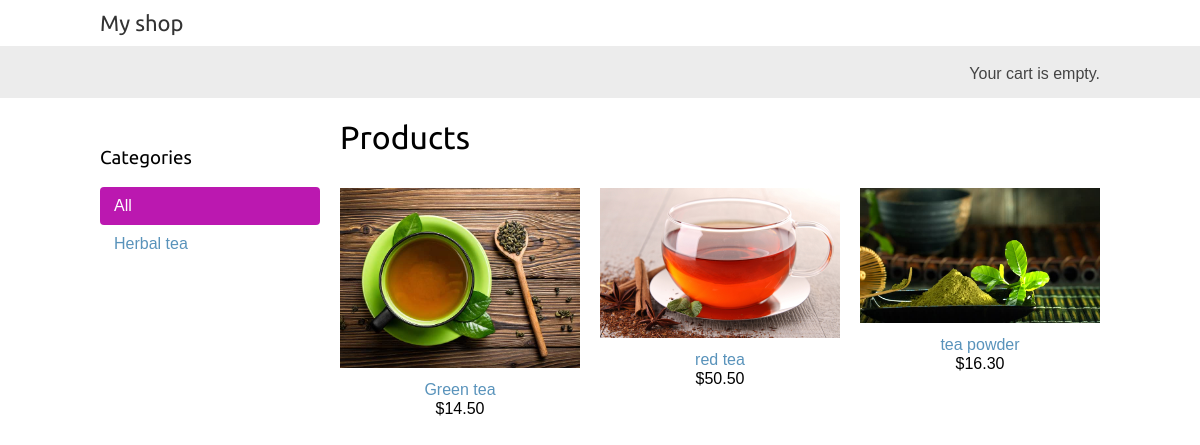
Before: /en/ with the older database file.
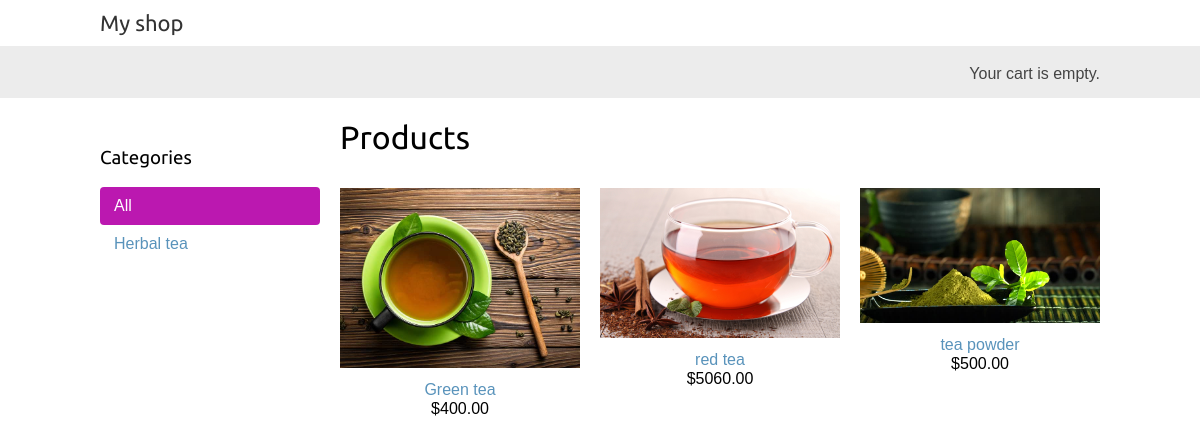
After: the same page with the newer database file.
### shop/models.py (models this page shows, shortened)
class Product(models.Model):
    category = models.ForeignKey(Category,
                                 related_name='products',
                                 on_delete=models.CASCADE)
    name = models.CharField(max_length=200, db_index=True)
    slug = models.SlugField(max_length=200, db_index=True)
    image = models.ImageField(upload_to='products/%Y/%m/%d',
                              blank=True)
    description = models.TextField(blank=True)
    price = models.DecimalField(max_digits=10, decimal_places=2)
    stock = models.PositiveIntegerField()
    available = models.BooleanField(default=True)
    created = models.DateTimeField(auto_now_add=True)
    updated = models.DateTimeField(auto_now=True)
    class Meta:
        ordering = ('name',)
        index_together = (('id', 'slug'),)
    def get_absolute_url(self):
        return reverse('shop:product_detail',
                       args=[self.id, self.slug])

### shop/views.py (the view)
# urls.py: path('', views.product_list, name='product_list'),
def product_list(request, category_slug=None):
    category = None
    categories = Category.objects.all()
    products = Product.objects.filter(available=True)
    if category_slug:
        category = get_object_or_404(Category, slug=category_slug)
        products = products.filter(category=category)
    return render(request,
                  'shop/product/list.html',
                  {'category': category,
                   'categories': categories,
                   'products': products})

### cart/cart.py (called while the page is built)
    def __len__(self):
        return sum(item['quantity'] for item in self.cart.values())

### cart/context_processors.py (called while the page is built)
def cart(request):
    return {'cart': Cart(request)}

### shop/models.py (called while the page is built)
    def get_absolute_url(self):
        return reverse('shop:product_list_by_category',
                       args=[self.slug])

### shop/templates/shop/product/list.html (shortened to what this page needs)
{% extends "shop/base.html" %}
{% load static %}
{% block content %}
<div id="sidebar">
<h3>Categories</h3>
<ul>
<li {% if not category %}class="selected"{% endif %}>
<a href="{% url 'shop:product_list' %}">All</a>
</li>
{% for c in categories %}
<li >
<a href="{{ c.get_absolute_url }}">{{ c.name }}</a>
</li>
{% endfor %}
</ul>
</div>
<div id="main" class="product-list">
<h1>{% if category %}{{ category.name }}{% else %}Products
{% endif %}</h1>
{% for product in products %}
<div class="item">
<a href="{{ product.get_absolute_url }}">
<img src="{% if product.image %}{{ product.image.url }}{% else %}{% static 'img/no_image.png' %}{% endif %}">
</a>
<a href="{{ product.get_absolute_url }}">{{ product.name }}</a>
<br>
${{ product.price }}
</div>
{% endfor %}
</div>
{% endblock %}

Changed rows visible on the page:
changed Product "Green tea": price "14.50" → "400.00"
changed Product "red tea": price "50.50" → "5060.00"
changed Product "tea powder": price "16.30" → "500.00"
